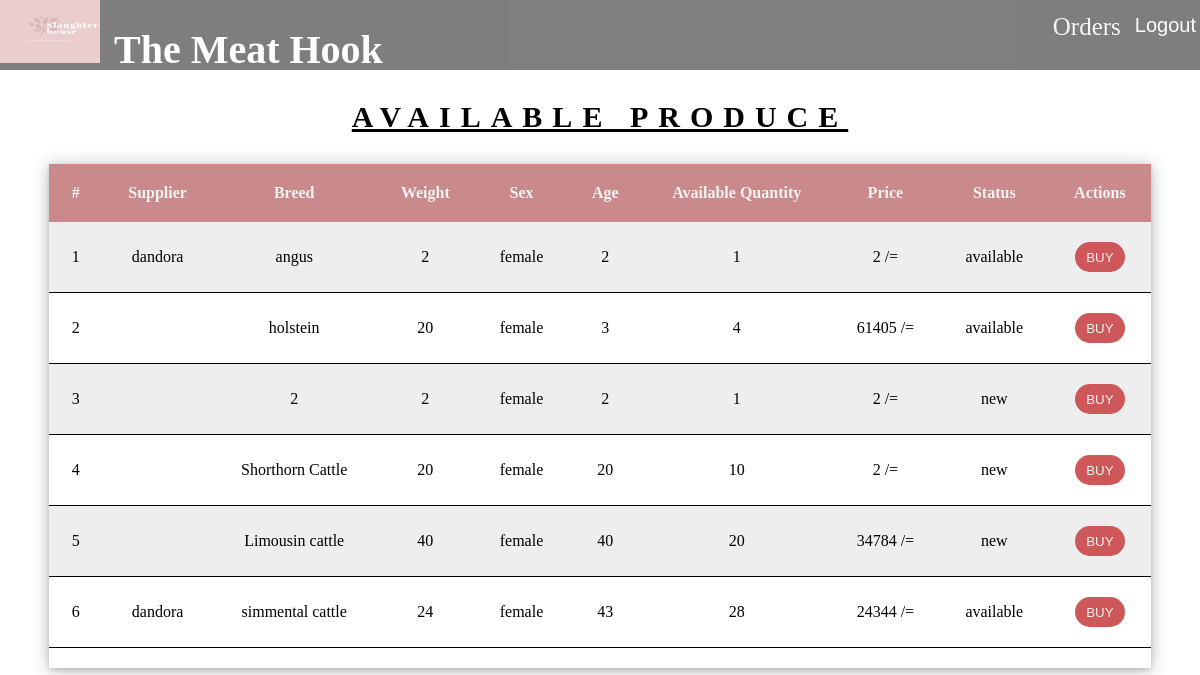
Page /customer/index.php (signed in) on the committed database.
### tables this page shows
CREATE TABLE `animals` (
  `id` int(11) NOT NULL,
  `supplier` varchar(255) NOT NULL,
  `breed` varchar(255) NOT NULL,
  `weight` int(255) NOT NULL,
  `sex` varchar(255) NOT NULL,
  `age` int(255) NOT NULL,
  `number` int(255) NOT NULL,
  `available_quantity` int(255) NOT NULL,
  `price` float NOT NULL,
  `type` varchar(255) NOT NULL,
  `status` varchar(255) NOT NULL,
  `supply_date` timestamp NOT NULL DEFAULT current_timestamp() ON UPDATE current_timestamp()
);

### helpers/DbHelpers.php (called while the page is built, shortened)
<?php
function GetRelativePath($path)
{
  $npath = str_replace('\\', '/', $path);
  return str_replace('DOCUMENT_ROOT', '', $npath);
}
require(GetRelativePath(dirname(__FILE__))."../../config/db.conf.php");
class DbHelpers {
  public $db;
  public function __construct($conn) {
    $this->db = $conn;
  }
  public function getAll ($table) {
    $result = mysqli_query($this->db, "SELECT * FROM " . $table);
    if ($result) {
      return $result;
    } else {
      return 'table not found';
    }
  }
}
$db_helpers = new DbHelpers($conn);
?>

### customer/index.php (the view, shortened to what this page needs)
<?php
include('../helpers/DbHelpers.php');
$value = $db_helpers->getAll('animals');
?>
<!DOCTYPE html>
<html>
<head>
	<link rel="stylesheet" type="text/css" href="../public/css/sstyles.css">
</head>
<body>
<div class="nav">
	<div class="nav-header">
		<div class="logo">
			<img src="../public/images/slaughterhouse.jpeg" alt="">
		</div>
		<div class="nav-title">
			<a href="index.php"><b><strong> The Meat Hook</strong></b></a>
		</div>
	</div>
	<div class="nav-links">
        <a href="orders.php">Orders</a>
        <div class="div_logout">
            <form method="post" action="../app/auth/Logout.php">
                <button type="submit" name="logout" class="logout">Logout</button>
            </form>
        </div>
	</div>
</div>
<div class="paragraph produce">
    <p>Available Produce</p>
</div>
	<div class="index">
        <div class="supplierTable">
            <table>
            <tr>
                <th>#</th>
                <th>Supplier</th>
                <th>Breed</th>
                <th>Weight</th>
                <th>Sex</th>
                <th>Age</th>
                <th>Available Quantity</th>
                <th>Price</th>
                <th>Status</th>
                <th>Actions</th>
            </tr>
            <?php while($product = mysqli_fetch_assoc($value)) :?>
            <tr>
                <td><?= $product['id']; ?></td>
                <td><?= $product['supplier']; ?></td>
                <td><?= $product['breed']; ?></td>
                <td><?= $product['weight']; ?></td>
                <td><?= $product['sex']; ?></td>
                <td><?= $product['age']; ?></td>
                <td><?= $product['available_quantity']; ?></td>
                <td><?= $product['price']; ?>&nbsp;/=</td>
                <td><?= $product['status']; ?></td>
                <td>
                    <?php
                        $base64UrlString = base64_encode(json_encode(array_merge($product, ['isEdit' => true])));
                    ?>
                    <div class="flex-box">
                        <a href="buy.php?edit=<?=$base64UrlString;?>"><button class= "btn"> BUY</button></a>
                    </div>
                </td>
            </tr>
            <?php endwhile; ?>
            </table>
        </div>
    </div>
</body>
</html>

### public/css/sstyles.css (style rules this page uses)
body { margin: 0; }
.nav { height: 70px; width: 100%; background-color: #000000; position: relative; opacity: 0.5; }
.nav-title >a { text-decoration: none; color: #ffffff; font-size: 40px; }
.nav > .nav-header { display: inline; }
.nav > .nav-header > .nav-title { display: inline-block; font-size: 22px; color: #fff; padding: 10px 10px 10px 10px; }
.nav > .nav-links { display: flex; float: right; font-size: 25px; }
.nav > .nav-links > a { display: inline-block; padding: 13px 10px 13px 10px; text-decoration: none; color: #efefef; }
.logo { display: inline-block; }
.logo >img { height: 70px; width: 100px; margin-top: -7px; }
form { text-align: center; }
.logout { color: #ffffff; width: 100%; padding: 4px; background: none; font-size: 20px; margin: 10px 0; border: none; outline: none; }
.index { margin: auto; width: 93%; }
.supplierTable { margin: 10px 7px 100px; padding-bottom: 20px; box-shadow: rgba(14, 30, 37, 0.12) 0px 2px 4px 0px, rgba(14, 30, 37, 0.32) 0px 2px 16px 0px; }
.supplierTable >table { border-collapse: collapse; width: 100%; height: 70px; text-align: center; margin: auto; }
th, td { padding: 20px; border-bottom: 1px solid #000; }
.btn { background-color: #cd5759; color: #f2f2f2; border-radius: 20px; border: none; outline: none; height: 30px; width: 50px; }
th { background-color: #ca8a8b; color: #f2f2f2; }
tr:nth-child(even) { background-color: #eeeeee; }
.paragraph { text-align: center; font-size: 30px; font-weight: 600; letter-spacing: 1em; text-transform:uppercase; text-decoration: underline; }
.paragraph, .produce { letter-spacing: 10px !important; }
.Table td, th { border: none; }

### rows in the picture
animals: id "1", supplier "dandora", breed "angus", weight "2", sex "female", age "2", available_quantity "1", price "2", status "available"
animals: id "2", breed "holstein", weight "20", sex "female", age "3", available_quantity "4", price "61405", status "available"
animals: id "3", breed "2", weight "2", sex "female", age "2", available_quantity "1", price "2", status "new"
animals: id "4", breed "Shorthorn Cattle", weight "20", sex "female", age "20", available_quantity "10", price "2", status "new"
animals: id "5", breed "Limousin cattle", weight "40", sex "female", age "40", available_quantity "20", price "34784", status "new"
animals: id "6", supplier "dandora", breed "simmental cattle", weight "24", sex "female", age "43", available_quantity "28", price "24344", status "available"
